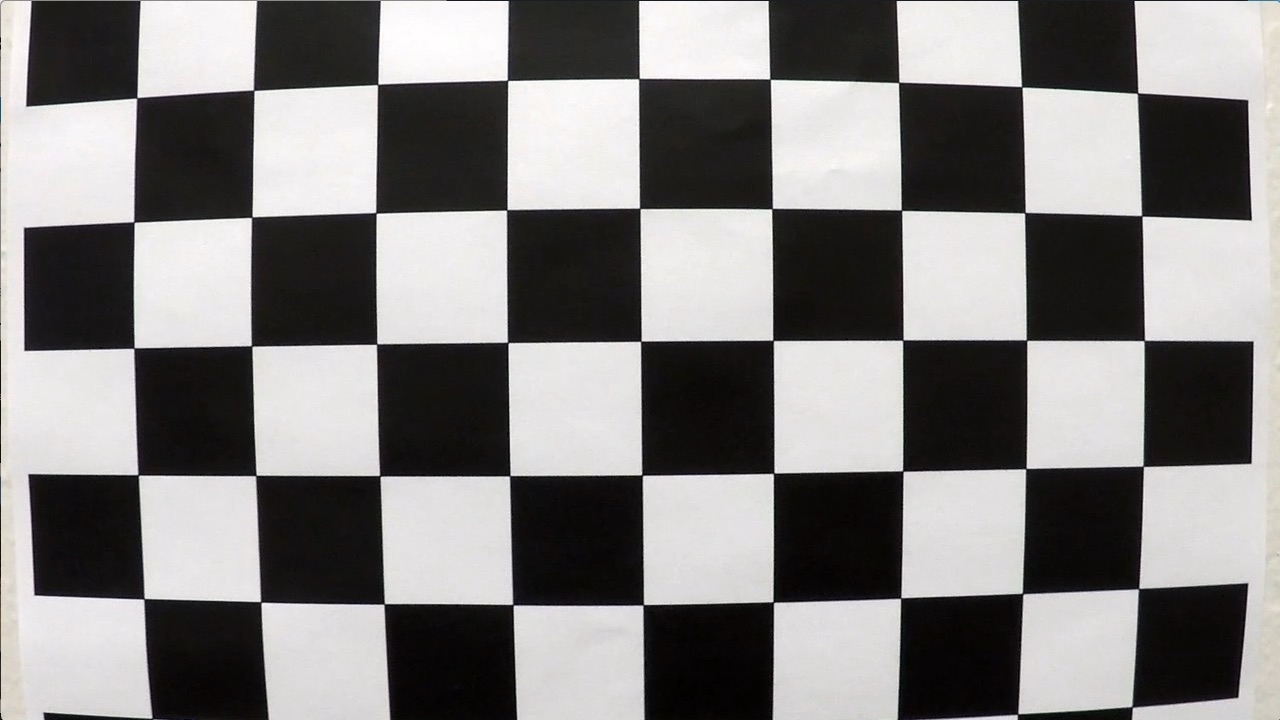
#> input picture camera_cal/calibration1.jpg, 1280 x 720 px; its folder holds 4 pictures in this run
$ jupyter execute --allow-errors lane_Detection_notebook.ipynb   (shell and % lines are left out)   (older library calls are emulated)
#> lines starting #> are read from the running program, lines starting #| are printed output that depends on the picture
[cell 1]
import numpy as np
import pandas as pd
import cv2
import os
import glob
import matplotlib.pyplot as plt
import pickle
import sys

[cell 2]
def undistort_img():
    # Prepare object points 0,0,0 ... 8,5,0
    obj_pts = np.zeros((6*9,3), np.float32)
    obj_pts[:,:2] = np.mgrid[0:9, 0:6].T.reshape(-1,2)

    # Stores all object points & img points from all images
    objpoints = []
    imgpoints = []

    # Get directory for all calibration images
    images = glob.glob('C:/Users/admin/Desktop/Curved_lane_project/Curved-Lane-Lines-master/camera_cal/*.jpg')

    for indx, fname in enumerate(images):
        img = cv2.imread(fname)
#> img is the input picture: shape (720, 1280, 3); mean B, G, R 127.8, 128.4, 130.1
        gray = cv2.cvtColor(img, cv2.COLOR_BGR2GRAY)

        ret, corners = cv2.findChessboardCorners(gray, (9,6), None)
#> ret = False; corners = None

        if ret == True:
            objpoints.append(obj_pts)
            imgpoints.append(corners)
    # Test undistortion on img
    img_size = (img.shape[1], img.shape[0])
#> img_size = (1280, 720)

    # Calibrate camera
    ret, mtx, dist, rvecs, tvecs = cv2.calibrateCamera(objpoints, imgpoints, img_size, None,None)

    dst = cv2.undistort(img, mtx, dist, None, mtx)
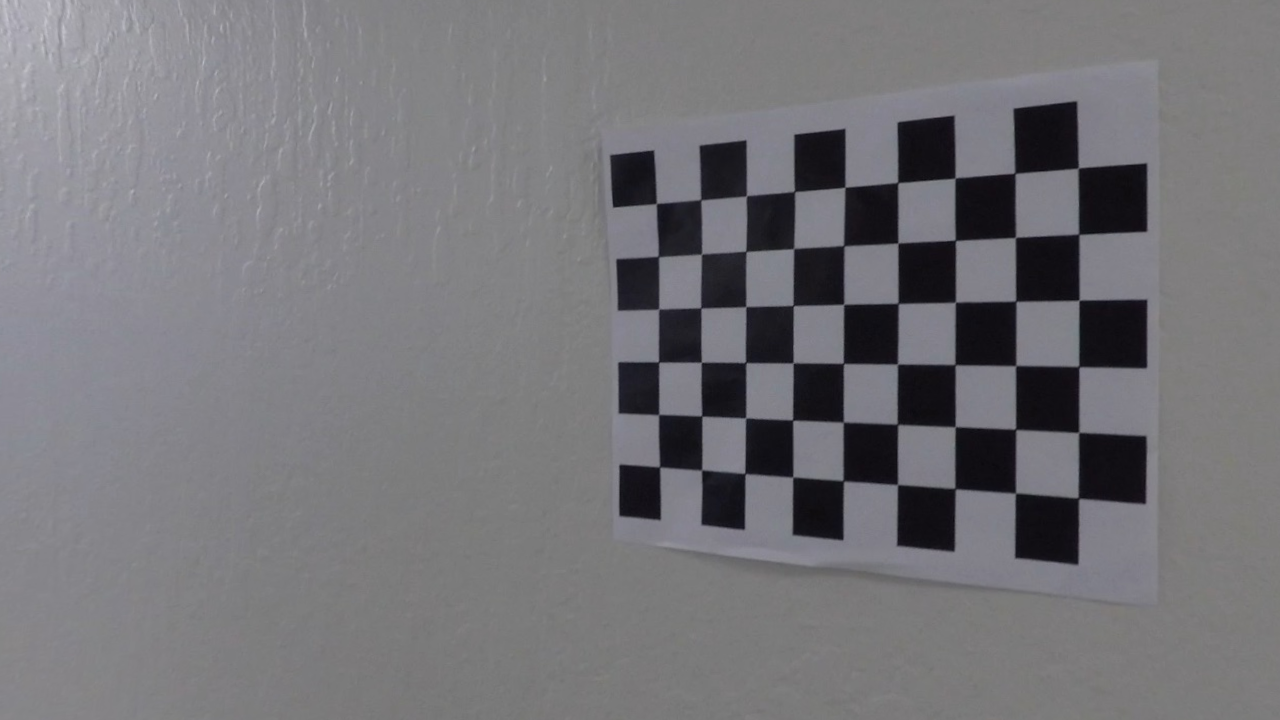
#> dst: shape (720, 1280, 3); mean B, G, R 120.4, 116.4, 117.2
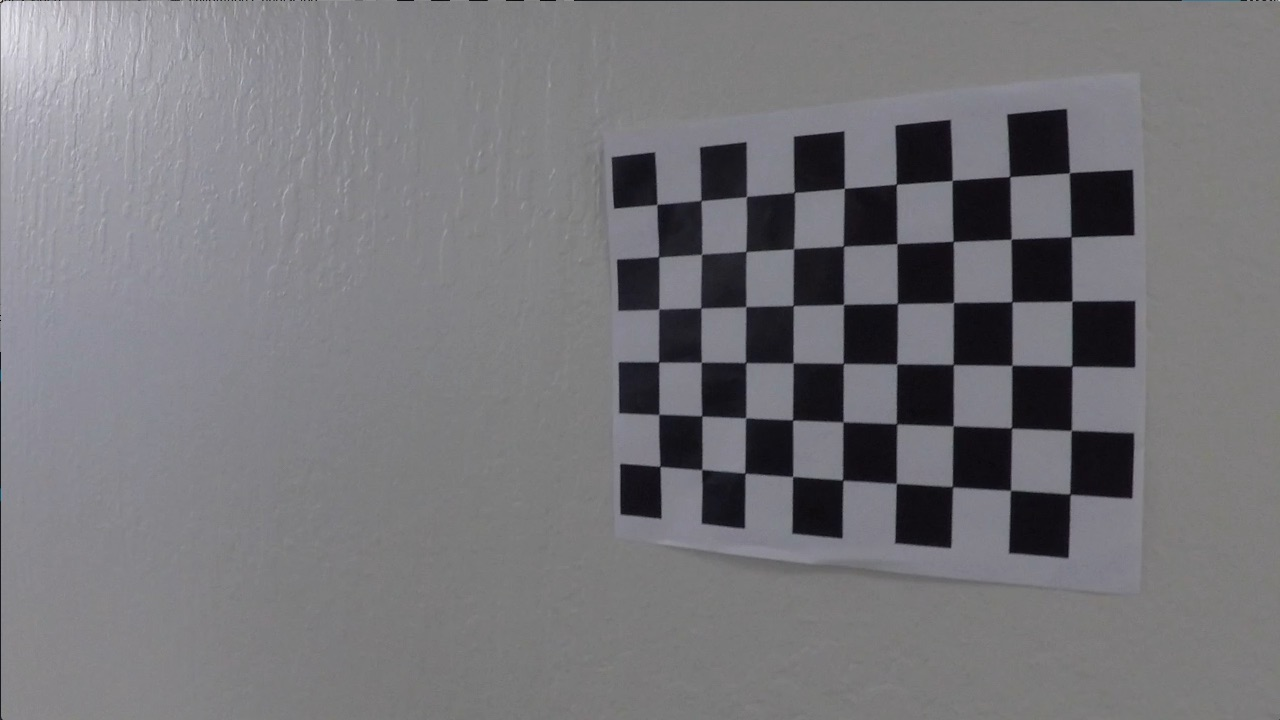
#> img: shape (720, 1280, 3); mean B, G, R 121.6, 117.6, 118.5
    # Save camera calibration for later use
    dist_pickle = {}
    dist_pickle['mtx'] = mtx
    dist_pickle['dist'] = dist
    pickle.dump( dist_pickle, open('C:/Users/admin/Desktop/Curved_lane_project/Curved-Lane-Lines-master/camera_cal/cal_pickle.p', 'wb') )

def undistort(img, cal_dir='C:/Users/admin/Desktop/Curved_lane_project/Curved-Lane-Lines-master/camera_cal/cal_pickle.p'):
    with open(cal_dir, mode='rb') as f:
        file = pickle.load(f)
    mtx = file['mtx']
    dist = file['dist']
    dst = cv2.undistort(img, mtx, dist, None, mtx)

    return dst

[cell 3]
undistort_img()

[cell 4]
# [4 lines left out: function show_image, not called in this run]

img = cv2.imread("C:/Users/admin/Desktop/Curved_lane_project/Curved-Lane-Lines-master/test_images/test2.jpg")
#> (the rest of this cell did not finish here and is left out)

#> (a cell that did not finish here is left out)

[cell 6]
# [69 lines left out: functions pipeline, perspective_warp, inv_perspective_warp, not called in this run]

def get_hist(img):
    hist = np.sum(img[img.shape[0]//2:,:], axis=0)
    return hist

#> (a cell that did not finish here is left out)

[cell 8]
left_a, left_b, left_c = [],[],[]
#> left_a = []; left_b = []; left_c = []
right_a, right_b, right_c = [],[],[]

# [128 lines left out: functions sliding_window, get_curve, draw_lanes, not called in this run]
